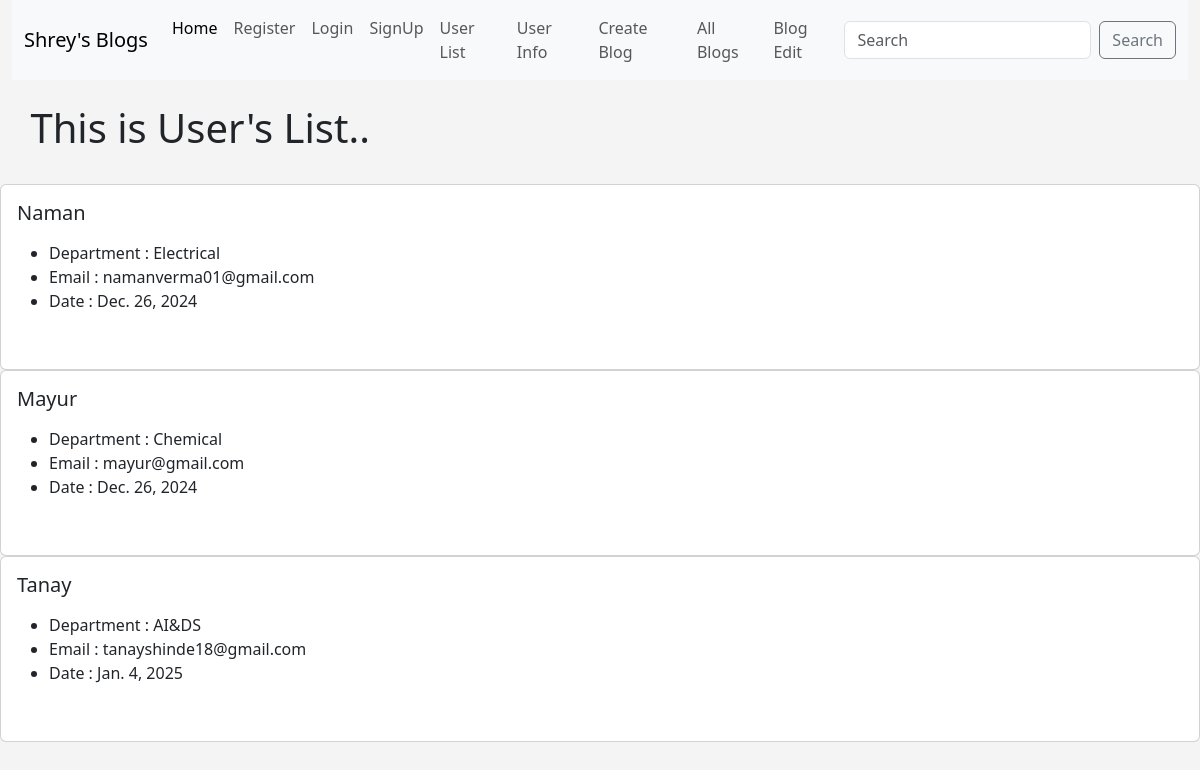
The page /users_list/ on the database its author committed.
### home/models.py (models this page shows, shortened)
class Signup(models.Model):
    name = models.CharField(max_length=122)
    department = models.CharField(max_length=122, blank=True)
    email = models.CharField(max_length=40)
    password = models.CharField(max_length=15)
    date = models.DateField()

### home/views.py (the view)
# urls.py: path('users_list/', views.users_list, name= "users_list"),
def users_list(request):
    user_list = Signup.objects.all()
    return render(request, 'users_list.html', {'user_list' : user_list})

### templates/users_list.html (shortened to what this page needs)
{% extends "base.html" %}
{% block body %}
    <br>
    <h1> &ensp; This is User's List.. </h1>
    <br>
    {% for  user in user_list %}
    <div class="card" >
        <div class="card-body">
          <h5 class="card-title">{{user.name}}</h5>
          <p class="card-text">
            <ul>
                <li> Department : {{user.department}} </li>
                <li> Email : {{user.email}} </li>
                <li> Date : {{user.date}} </li>
                <br>
             </ul>
          </p>
        </div>
      </div>
    {% endfor %}
{%endblock body%}

### templates/base.html (style rules this page uses)
body { background: #f4f4f4; }

### rows shown on the page
Signup: name "Naman", department "Electrical", email "namanverma01@gmail.com", date "Dec. 26, 2024"
Signup: name "Mayur", department "Chemical", email "mayur@gmail.com", date "Dec. 26, 2024"
Signup: name "Tanay", department "AI&DS", email "tanayshinde18@gmail.com", date "Jan. 4, 2025"
